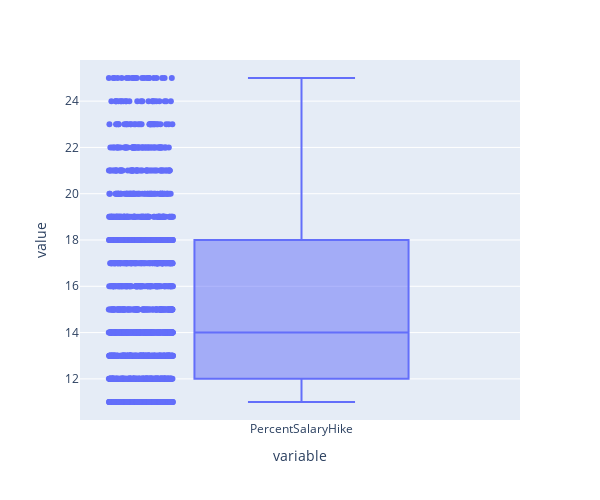

The cell this chart's notebook holds for it:
### Code cell
box7.show()
"""
Column: PercentSalaryHike 
Outliers: None
Max: 25
Min: 11
Median: 14
Box Limit: 12-18 
"""

### Figure 1 — Plotly figure (JSON) as saved in the notebook; plotly's stock layout.template omitted (floating-point values rounded to 4 significant figures; data arrays with more than 128 entries replaced by an {"elided": "..."} marker saying what was removed)
{"data": [{"alignmentgroup": "True", "boxpoints": "all", "hovertemplate": "variable=%{x}<br>value=%{y}<extra></extra>", "legendgroup": "", "marker": {"color": "#636efa"}, "name": "", "notched": false, "offsetgroup": "", "orientation": "v", "showlegend": false, "type": "box", "x": {"elided": "1676 str values"}, "x0": " ", "xaxis": "x", "y": {"elided": "1676 int values"}, "y0": " ", "yaxis": "y"}], "layout": {"boxmode": "group", "height": 500, "legend": {"tracegroupgap": 0}, "margin": {"t": 60}, "width": 600, "xaxis": {"anchor": "y", "domain": [0, 1], "title": {"text": "variable"}}, "yaxis": {"anchor": "x", "domain": [0, 1], "title": {"text": "value"}}}}
